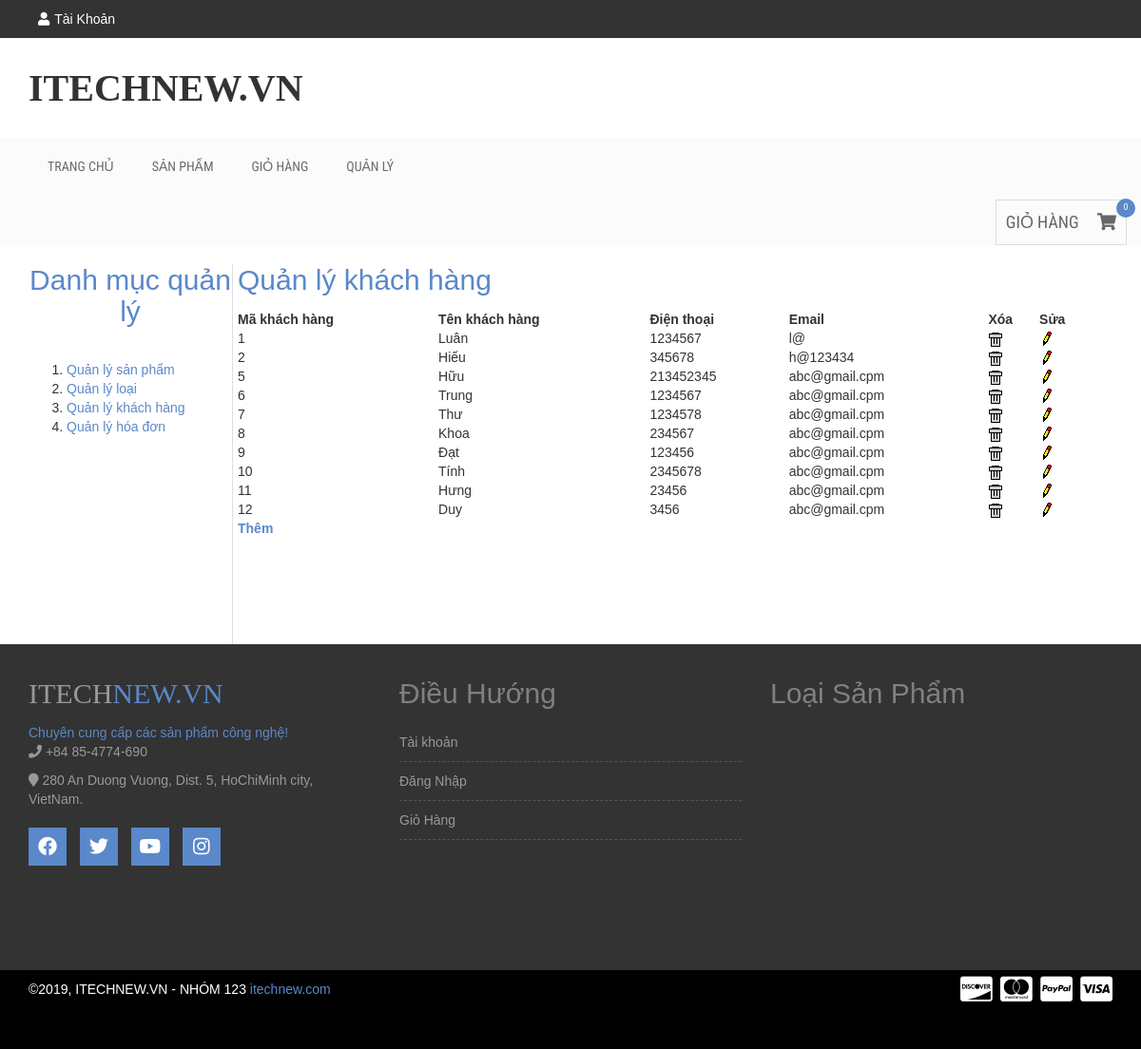
The page /admin.php?mod=khachhang&act=manage on the database its author committed.
### tables this page shows
CREATE TABLE `khachhang` (
  `MaKH` int(2) NOT NULL,
  `HoTen` varchar(100) NOT NULL,
  `DienThoai` varchar(20) NOT NULL,
  `Email` varchar(200) NOT NULL
);

### Controller/KhachHang/Manage.php (called while the page is built)
<?php
	include("Model/KhachHang.php");
	$gr = new KhachHang();
	$ret = $gr->getKhachHang();
	include_once("View/KhachHang/Manage.php");
?>

### Model/KhachHang.php (called while the page is built, shortened)
<?php
	include_once("DataProvider.php");
	class KhachHang{
		private $da;
		function __construct(){
			$this->da = new DataProvider();
		}
		function getKhachHang(){
			$sql="Select * from KhachHang";
			return $this->da->FetchAll($sql);
		}
	}
?>

### Model/DataProvider.php (called while the page is built, shortened)
<?php
	class DataProvider{
		private $link;
		function __construct()
		{
			$this->link=mysqli_connect("localhost","root","","nhom123");
		}
		function ExecuteQuery($sql)
		{
			mysqli_query($this->link,"set names utf8");
			return mysqli_query($this->link, $sql);
		}
		function FetchAll($sql){
			$arr=array();
			$r = $this->ExecuteQuery($sql);
			while($row = mysqli_fetch_assoc($r)){
				$arr[]=$row;
			}
			return $arr;
		}
	}
?>

### View/KhachHang/Manage.php (the view)
<br>
<div style="width: 900px; float: right; margin-right: 50px;">
<h2><a href="admin.php?mod=category&act=manage">Quản lý khách hàng</a></h2>
	<table width="100%">
    <tr class="title"><th>Mã khách hàng</th><th>Tên khách hàng</th><th>Điện thoại</th><th>Email</th><th>Xóa</th><th>Sửa</th></tr>
    <?php
	foreach($ret as $row)
	{
		echo "<tr><td>";
		echo $row['MaKH']."</td><td>";
		echo $row['HoTen']."</td><td>";
		echo $row['DienThoai']."</td><td>";
		echo $row['Email']."</td><td>";
		echo "<a href=\"admin.php?mod=khachhang&act=xoa&id=$row[MaKH]\" onclick=\"return IsDelete()\"><img src=\"Images/Delete.gif\" /></a></td><td>";
		echo "<a href=\"admin.php?mod=khachhang&act=sua&id=$row[MaKH]\"><img src=\"Images/Edit.gif\" /></a>";
		echo "</td></tr>";
	}
	?>
    </table>
<p class="btn-more box noprint"><strong><a href="admin.php?mod=khachhang&act=them">Thêm</a></strong></p>
</div>

### css/style.css (style rules this page uses)
img { max-width: 100%; height: auto; }
h1, h2, h3, h4, h5, h6 { margin: 0 0 15px; }
body { font-family:Arial, Helvetica, sans-serif; }
a { color: #5a88ca }
body { width: 100%; }

### rows shown on the page
khachhang: MaKH "1", HoTen "Luân", DienThoai "1234567", Email "l@"
khachhang: MaKH "2", HoTen "Hiếu", DienThoai "345678", Email "h@123434"
khachhang: MaKH "5", HoTen "Hữu", DienThoai "213452345", Email "abc@gmail.cpm"
khachhang: MaKH "6", HoTen "Trung", DienThoai "1234567", Email "abc@gmail.cpm"
khachhang: MaKH "7", HoTen "Thư", DienThoai "1234578", Email "abc@gmail.cpm"
khachhang: MaKH "8", HoTen "Khoa", DienThoai "234567", Email "abc@gmail.cpm"
khachhang: MaKH "9", HoTen "Đạt", DienThoai "123456", Email "abc@gmail.cpm"
khachhang: MaKH "10", HoTen "Tính", DienThoai "2345678", Email "abc@gmail.cpm"
khachhang: MaKH "11", HoTen "Hưng", DienThoai "23456", Email "abc@gmail.cpm"
khachhang: MaKH "12", HoTen "Duy", DienThoai "3456", Email "abc@gmail.cpm"
